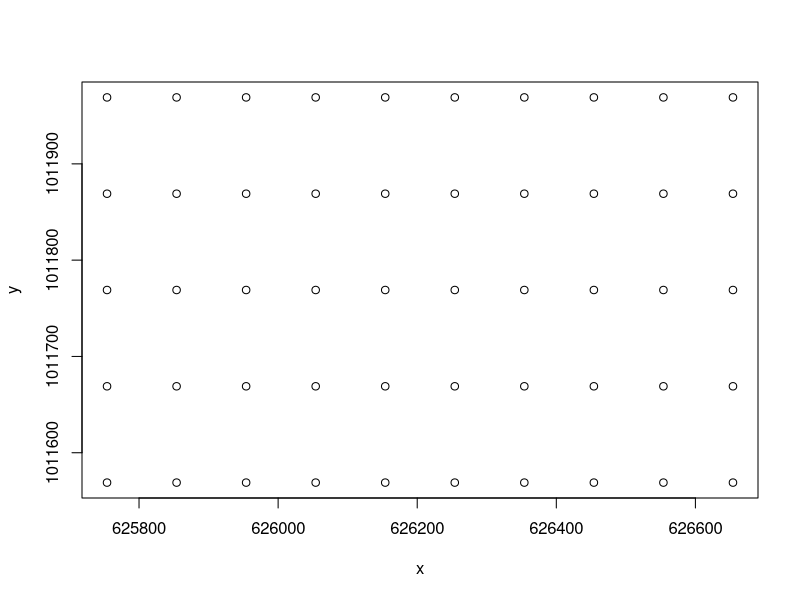
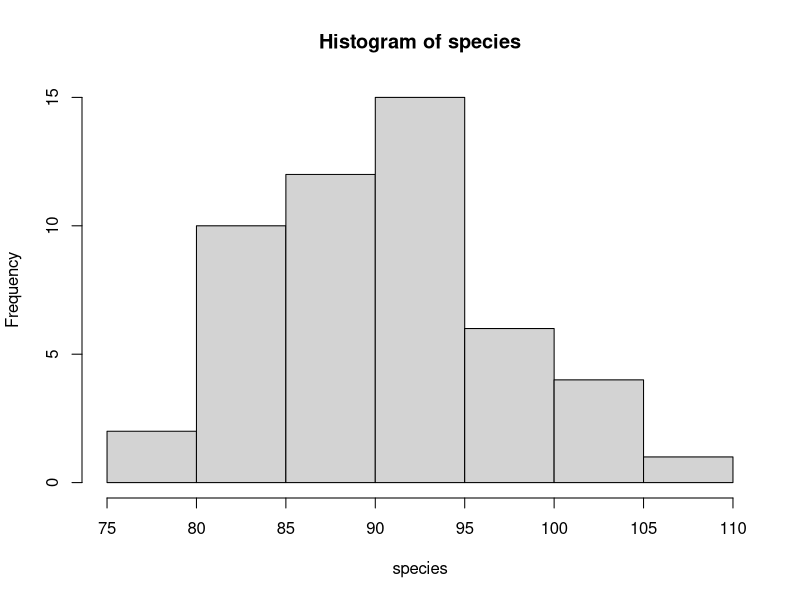
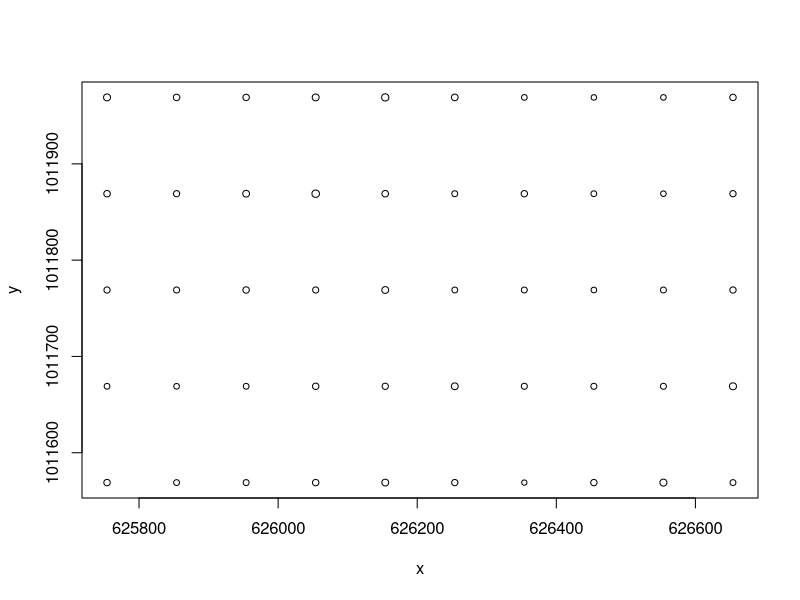
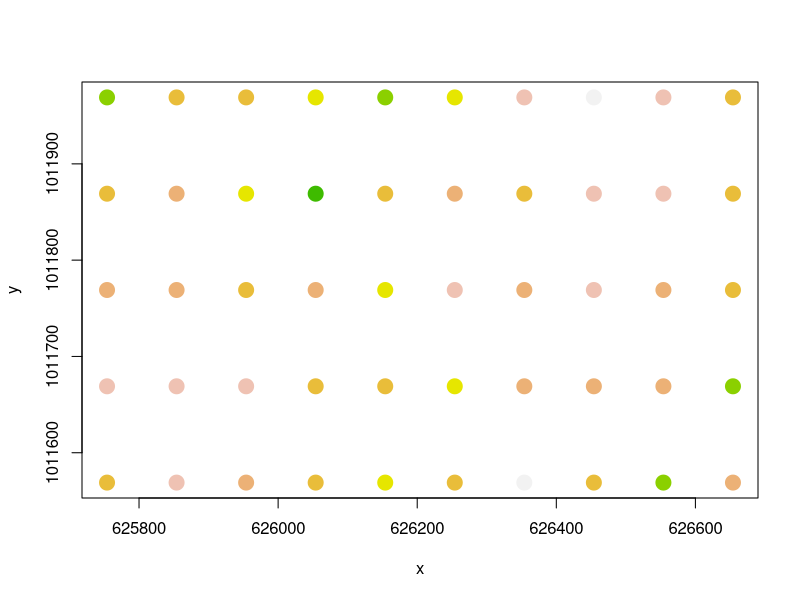
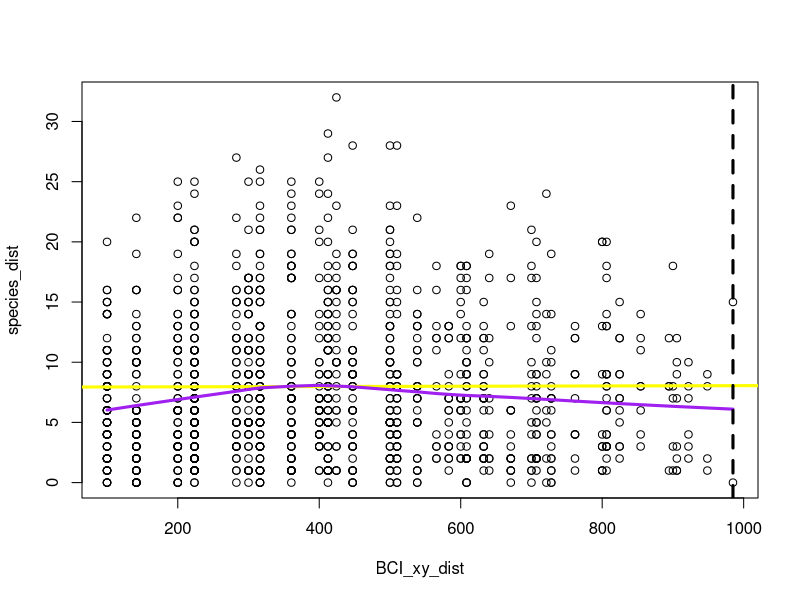

Generate these figures, in order, with R: (Note: this script raises an error after producing the figures.)
## ---- chunk 1
library(vegan)
data(BCI)
## UTM Coordinates (in metres)
BCI_xy = data.frame(x = rep(seq(625754, 626654, by=100), each=5), 
                    y = rep(seq(1011569,  1011969, by=100), len=50))
## ---- chunk 2
plot(BCI_xy)

species = apply(BCI, 1, function(x) sum(x > 0))
hist(species)

plot(BCI_xy, cex=species/max(species))

col_brks = hist(species, plot=F)$breaks
col_indices = as.numeric(cut(species, col_brks))
cols = rev(terrain.colors(length(col_brks)))
plot(BCI_xy, cex=2, pch=19, col=cols[col_indices])
## ---- chunk 3
species_dist = dist(species)
BCI_xy_dist = dist(BCI_xy)
maxBCI_xy_dist = max(BCI_xy_dist)
plot(BCI_xy_dist, species_dist)
abline(lm(species_dist ~ BCI_xy_dist), lwd=3, col='yellow')
lines(lowess(BCI_xy_dist, species_dist), lwd=3, col='purple')
abline(v = maxBCI_xy_dist, col='black', lwd=3, lty=2)
## ---- chunk 4
Cor = cor(BCI_xy_dist, species_dist)
Cor

species_mantel = mantel(BCI_xy_dist, species_dist)
species_mantel

## ---- chunk 5
summary(BCI)
summary(BCI_xy)

## ---- chunk 6
species_ids = c("Cordia.lasiocalyx", "Hirtella.triandra",
           "Picramnia.latifolia", "Quassia.amara",
           "Tabernaemontana.arborea", "Trattinnickia.aspera", 
           "Xylopia.macrantha")

BCI_species_list <- cbind("Drypetes.standleyi", "Cordia.lasiocalyx", "Hirtella.triandra",
           "Picramnia.latifolia", "Quassia.amara",
           "Tabernaemontana.arborea", "Trattinnickia.aspera", 
           "Xylopia.macrantha")

sp_ids <- apply(BCI_species_list, 1, function(x) sum(x > 0))
species_data = data.frame(sp_ids, BCI, BCI_xy)
BCI_subset = subset(species_data, select = species_ids)

##GLS
species_lm = gls(Drypetes.standleyi ~ Tabernaemontana.arborea, data=species_data)
par(mfrow=c(1,1))
plot(Variogram(species_lm, form= ~ x + y))
plot(BCI_xy_dist, species_dist)
abline(lm(species_dist ~ BCI_xy_dist), lwd=3, col='blue')
lines(lowess(BCI_xy_dist, species_dist), lwd=3, col='purple')
abline(v = maxBCI_xy_dist, col='black', lwd=3, lty=2)

##EXP
sp_exp = update(species_lm, corr=corExp(form=~x + y))
plot(Variogram(sp_exp, maxDist = maxBCI_xy_dist))
plot(Variogram(sp_exp, resType='normalized', maxDist = maxBCI_xy_dist))

##RATIO
sp_ratio_nug = update(sp_exp, corr=corRatio(form=~x + y, nugget=T))
plot(Variogram(sp_ratio_nug, maxDist = maxBCI_xy_dist))
plot(Variogram(sp_ratio_nug, resType='n', maxDist = maxBCI_xy_dist))

anova(species_lm, sp_exp, sp_ratio_nug, test=F)
summary(species_lm)
summary(sp_exp)
summary(sp_ratio_nug)

col_brks = hist(residuals(sp_ratio_nug), plot=F)$breaks
col_indices = as.numeric(cut(residuals(sp_ratio_nug), col_brks))
cols = rev(terrain.colors(length(col_brks)))
plot(BCI_xy, cex=2, pch=19, col=cols[col_indices])

## ---- chunk 7
BCI_species_list <- cbind("Drypetes.standleyi", "Cordia.lasiocalyx", "Hirtella.triandra",
           "Picramnia.latifolia", "Quassia.amara",
           "Tabernaemontana.arborea", "Trattinnickia.aspera", 
           "Xylopia.macrantha")

sp_ids <- apply(BCI_species_list, 1, function(x) sum(x > 0))
species_data = data.frame(sp_ids, BCI, BCI_xy)
BCI_subset = subset(species_data, select = species_ids)

##GLS
species2_lm = gls(Drypetes.standleyi ~ Xylopia.macrantha, data=species_data)
par(mfrow=c(1,1))
plot(Variogram(species2_lm, form= ~ x + y))
plot(BCI_xy_dist, species_dist)
abline(lm(species_dist ~ BCI_xy_dist), lwd=3, col='blue')
lines(lowess(BCI_xy_dist, species_dist), lwd=3, col='purple')
abline(v = maxBCI_xy_dist, col='black', lwd=3, lty=2)

##EXP
sp2_exp = update(species_lm, corr=corExp(form=~x + y))
plot(Variogram(sp2_exp, maxDist = maxBCI_xy_dist))
plot(Variogram(sp2_exp, resType='normalized', maxDist = maxBCI_xy_dist))

##RATIO
sp2_ratio_nug = update(sp2_exp, corr=corRatio(form=~x + y, nugget=T))
plot(Variogram(sp2_ratio_nug, maxDist = maxBCI_xy_dist))
plot(Variogram(sp2_ratio_nug, resType='n', maxDist = maxBCI_xy_dist))

anova(species_lm, sp2_exp, sp_ratio_nug, test=F)
summary(species2_lm)
summary(sp2_exp)
summary(sp2_ratio_nug)

col_brks = hist(residuals(sp2_ratio_nug), plot=F)$breaks
col_indices = as.numeric(cut(residuals(sp_ratio_nug), col_brks))
cols = rev(terrain.colors(length(col_brks)))
plot(BCI_xy, cex=2, pch=19, col=cols[col_indices])

